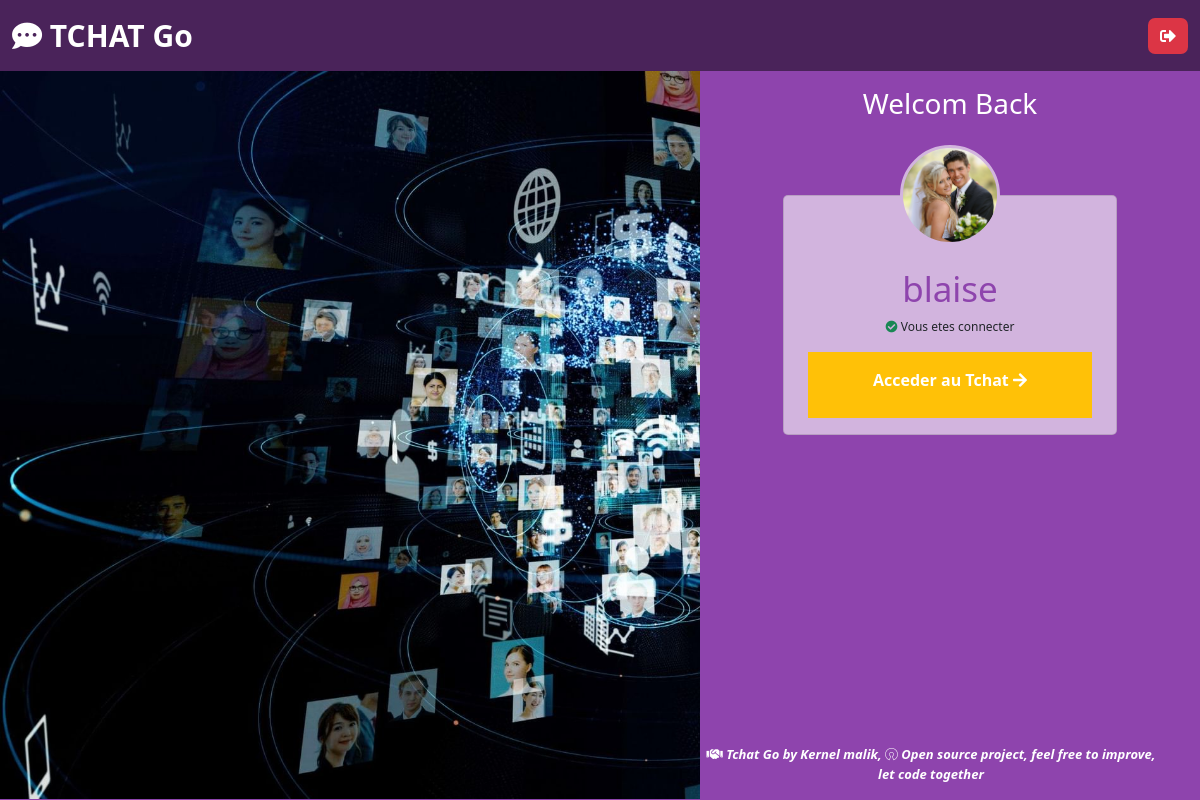
/ (signed in), run on the app's committed database.
### chat/models.py (models this page shows, shortened)
class UserProfile(models.Model):
    date_add=models.DateTimeField(auto_now_add=True)
    user=models.OneToOneField(User, on_delete=models.CASCADE, related_name="user_profile")
    photo=models.ImageField(upload_to="users_photo")
    dateNaissance=models.DateField()
    level=models.IntegerField(default=5)

### chat/views.py (the view, shortened to what this page needs)
# urls.py: path('', Welcom.as_view(),name="welcom"),
class Welcom(View):
    def get(self, request):
        data={}
        if request.user.is_authenticated:
          data['profile']=request.user.user_profile
        return render(request, "index.html",data)

### templates/index.html (shortened to what this page needs)
<!DOCTYPE html>
<html>
  <head>
    <link rel="stylesheet" href="https://cdnjs.cloudflare.com/ajax/libs/font-awesome/5.8.0/css/all.min.css" />
    <link
    rel="stylesheet"
    href="https://cdnjs.cloudflare.com/ajax/libs/animate.css/4.1.1/animate.min.css"
  />
    <link href="https://cdn.jsdelivr.net/npm/bootstrap@5.0.2/dist/css/bootstrap.min.css" rel="stylesheet">
  </head>
  <body style="background-color: #8e44ad;">
    <nav class="navbar navbar-expand-lg navbar-light" style="background-color: #4a235a;">
        <div class="container-fluid">
          <a class="navbar-brand" href="#" style="font-weight: bold;color: #fff;font-size: 30px;"><i class="fas fa-comment-dots"></i> TCHAT Go</a>
          <div class="collapse navbar-collapse" id="navbarSupportedContent">
            {% if profile %}
            <a href="{% url 'deconnexion' %}" title="Deconnexion" class="btn btn-danger text-white" style="border: 0px;border-radius: 7px;"><i class="fas fa-sign-out-alt"></i></a>
            {% else %}
            <p style="color:#fff; font-weight: bold;font-style: italic;font-size: 12px;">Version 0901025</p>
            {% endif %}
          </div>
        </div>
      </nav>
    <div class="container-fluid"  x-data="{ currentPage: 'home',show_notif: true }">
        <div class="row" x-show="currentPage === 'home'" x-transition  style="display: none;">
          <div class="col-7" style="height: 91vh;background: url('/static/images/ban.jpeg');background-repeat: no-repeat;background-size: cover;">
          </div>
          {% if profile %}
            <div class="col-5 text-center">
              <div class="row">
                <div class="col-12 text-center py-3">
                  <h3 style="color: #fff;" class="my-">Welcom Back</h3>
                </div>
                <div class="col-6 offset-3 text-center" style="margin-bottom: -50px;z-index: 1;">
                  <div style="border: 3px solid #d2b4de;margin: auto;border-radius: 50%/50%;width: 100px;height: 100px; background-color: #ccc; background: url('{{profile.photo.url}}');background-repeat: no-repeat;background-size: cover;background-position: center;" class="p-2">
                  </div>
                </div>
                <div class="col-8 offset-2 text-center p-3 pt-5 card" style="border-radius: 5px;min-height: 30vh;background-color:#d2b4de;">
                  <h1 style="font-size: 35px;color: #8e44ad;"  class="pt-4">{{profile.user.username}}</h1>
                  <p style="text-align: center;font-size: 12px;"><i class="fas fa-check-circle text-success"></i> Vous etes connecter</p>
                  <a href="{% url 'home' %}" class="col btn btn-warning text-white p-3" style="margin: auto;width: 95%;border: 0px;border-radius: 0px;font-weight: bold;" >Acceder au Tchat <i class="fas fa-arrow-right"></i></a>
                </div>
              </div>
            </div>
    {% endif %}
    <div class="row" style="position: absolute;bottom: 0px;">
      <div class="col-5 offset-7 text-center">
        <p style="color: #fff;font-size: 13px;font-style: italic;font-weight: bold;"><i class="fas fa-handshake"></i> Tchat Go by Kernel malik, <i class="fab fa-osi"></i> Open source project, feel free to improve, let code together</p>
      </div>
    </div>
    </div>
  </body>
</html>

### data on the page
UserProfile: photo (picture), user.username "blaise"
